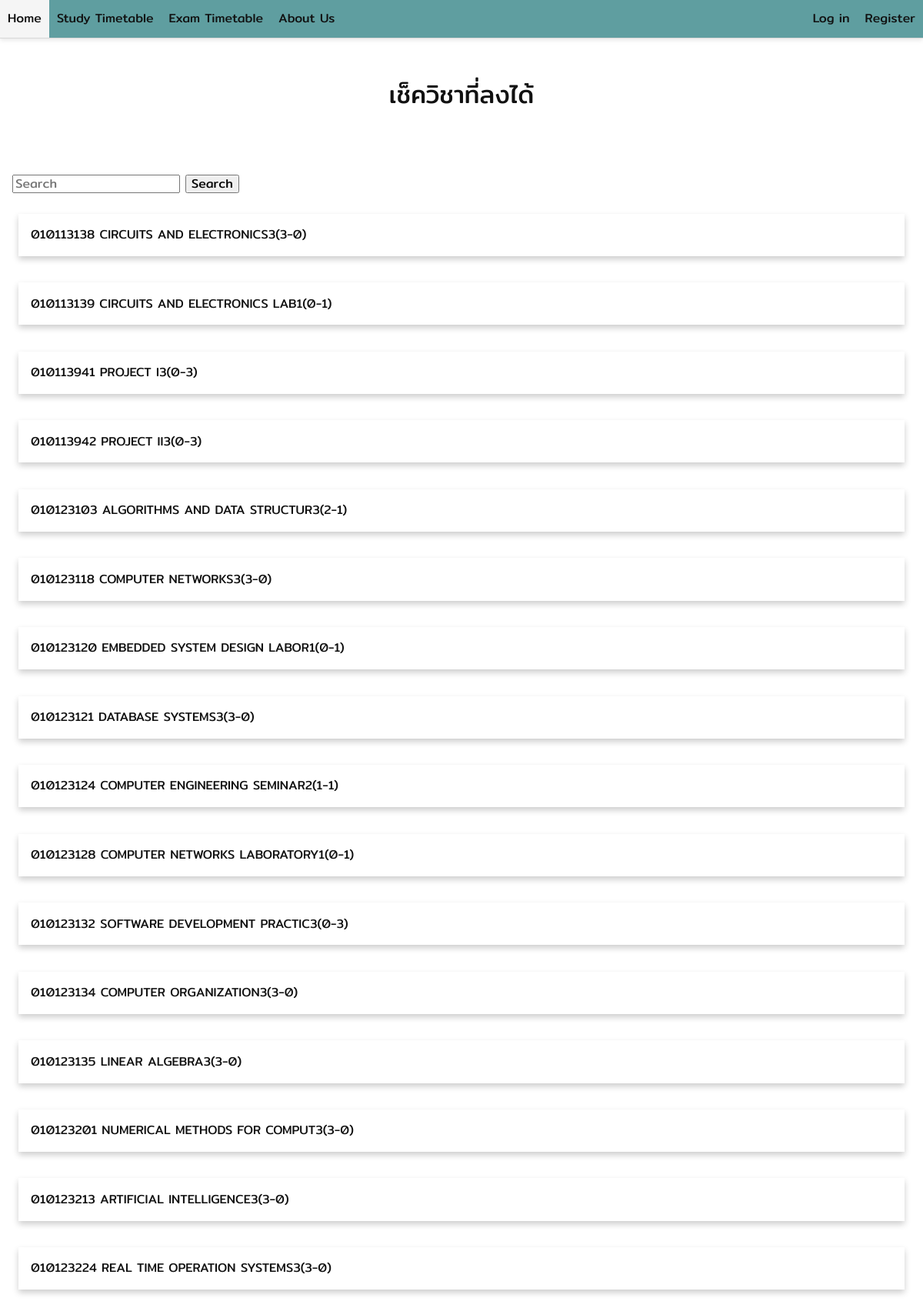
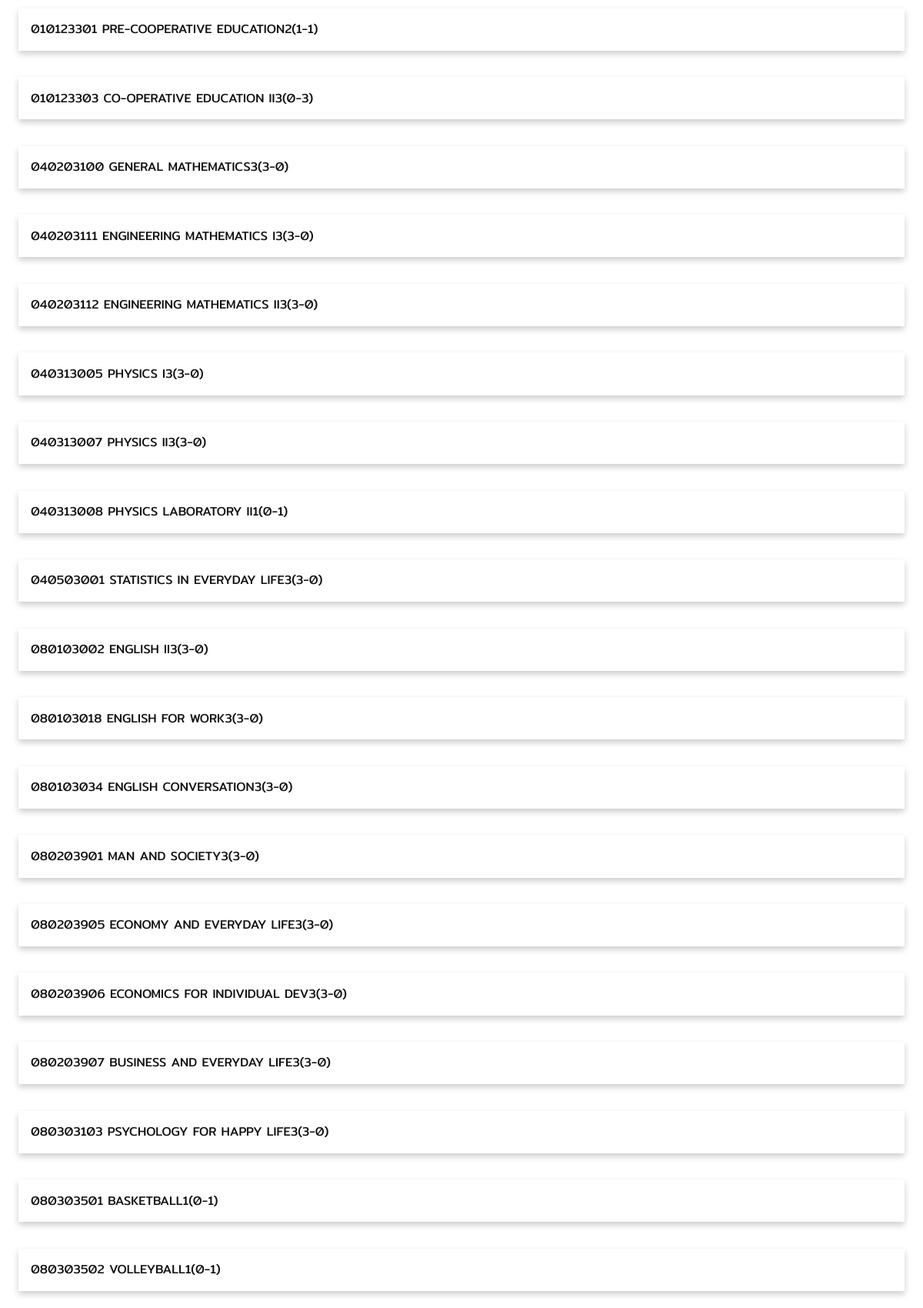
The page /help/checksubject (upper part) on the database its author committed (2 pictures, top to bottom).
### helpApp/models.py (models this page shows, shortened)
class Subject(models.Model):
    subject_ID = models.CharField(max_length=200)
    name = models.CharField(max_length=200)
    mid_term = models.CharField(max_length=200, null=True,blank=True)
    final = models.CharField(max_length=200, null=True,blank=True)
    mid_term_date = models.CharField(max_length=200, null=True,blank=True)
    mid_term_start_time = models.CharField(max_length=200, null=True,blank=True)
    mid_term_end_time = models.CharField(max_length=200, null=True,blank=True)
    final_term_date = models.CharField(max_length=200, null=True,blank=True)
    final_term_start_time = models.CharField(max_length=200, null=True,blank=True)
    final_term_end_time = models.CharField(max_length=200, null=True,blank=True)

### helpApp/views.py (the view)
# urls.py: path('checksubject', views.checkSubject, name='check'),
def checkSubject(request):
    if 'search-subject' in request.GET:
        q = request.GET.get('search-subject')
        multi_q = Q(Q(subject_ID__icontains=q) | Q(name__icontains=q))
        subject = Subject.objects.filter(multi_q)
    else:
        subject = Subject.objects.all()
    context = {'subject':subject}
    return render(request, 'helpApp/checksubject.html', context)

### helpApp/templates/helpApp/checksubject.html (shortened to what this page needs)
{% extends 'generalApp/components/base.html' %}
{% block content %}
<div class="header-section">
    <h1>เช็ควิชาที่ลงได้</h1>
</div>
<div class="content-section">
    <div class="content-container">
        <form method="get">
        <input type="search" name='search-subject' placeholder="Search">
        <button type="submit">Search</button>
        </form>
        <br>
        {% for subject in subject %}
        <div class="cardd">
            <div class="container-about">
                <br>
                <a class="button-link" href="{% url 'verify' subject.id %}">{{ subject.subject_ID}} {{ subject.name }}</a>
                <br>
                <br>
            </div>
        </div>
        <br>
        {% endfor %}
    </div>
</div>
{% endblock %}

### generalApp/static/generalApp/main.css (style rules this page uses)
html { color: #333333; font-family: 'Mitr', 'sans-serif'; font-weight: 300; }
h1, h2, h3, h4, h5, h6 { color: #111111; font-weight: 400; line-height: 1.4; margin-top: 0px; margin-bottom: 16px; }
a { color: #111111; }
.content-section { padding: 16px; }
.content-container { max-width: 1200px; margin-left: auto; margin-right: auto; }
.button-link { text-decoration: none; font-weight: 400; }
.cardd { box-shadow: 0 4px 8px 0 rgba(0, 0, 0, 0.2); margin: 8px; }
.container-about { padding: 0 16px; }
.container-about::after, .row-about::after { content: ""; clear: both; display: table; }
.header-section { padding: 50px; text-align: center; }

### rows shown on the page
Subject: subject_ID "010113138", name "CIRCUITS AND ELECTRONICS3(3-0)"
Subject: subject_ID "010113139", name "CIRCUITS AND ELECTRONICS LAB1(0-1)"
Subject: subject_ID "010113941", name "PROJECT I3(0-3)"
Subject: subject_ID "010113942", name "PROJECT II3(0-3)"
Subject: subject_ID "010123103", name "ALGORITHMS AND DATA STRUCTUR3(2-1)"
Subject: subject_ID "010123118", name "COMPUTER NETWORKS3(3-0)"
Subject: subject_ID "010123120", name "EMBEDDED SYSTEM DESIGN LABOR1(0-1)"
Subject: subject_ID "010123121", name "DATABASE SYSTEMS3(3-0)"
Subject: subject_ID "010123124", name "COMPUTER ENGINEERING SEMINAR2(1-1)"
Subject: subject_ID "010123128", name "COMPUTER NETWORKS LABORATORY1(0-1)"
Subject: subject_ID "010123132", name "SOFTWARE DEVELOPMENT PRACTIC3(0-3)"
Subject: subject_ID "010123134", name "COMPUTER ORGANIZATION3(3-0)"
Subject: subject_ID "010123135", name "LINEAR ALGEBRA3(3-0)"
Subject: subject_ID "010123201", name "NUMERICAL METHODS FOR COMPUT3(3-0)"
Subject: subject_ID "010123213", name "ARTIFICIAL INTELLIGENCE3(3-0)"
Subject: subject_ID "010123224", name "REAL TIME OPERATION SYSTEMS3(3-0)"
Subject: subject_ID "010123301", name "PRE-COOPERATIVE EDUCATION2(1-1)"
Subject: subject_ID "010123303", name "CO-OPERATIVE EDUCATION II3(0-3)"
Subject: subject_ID "040203100", name "GENERAL MATHEMATICS3(3-0)"
Subject: subject_ID "040203111", name "ENGINEERING MATHEMATICS I3(3-0)"
Subject: subject_ID "040203112", name "ENGINEERING MATHEMATICS II3(3-0)"
Subject: subject_ID "040313005", name "PHYSICS I3(3-0)"
Subject: subject_ID "040313007", name "PHYSICS II3(3-0)"
Subject: subject_ID "040313008", name "PHYSICS LABORATORY II1(0-1)"
Subject: subject_ID "040503001", name "STATISTICS IN EVERYDAY LIFE3(3-0)"
Subject: subject_ID "080103002", name "ENGLISH II3(3-0)"
Subject: subject_ID "080103018", name "ENGLISH FOR WORK3(3-0)"
Subject: subject_ID "080103034", name "ENGLISH CONVERSATION3(3-0)"
Subject: subject_ID "080203901", name "MAN AND SOCIETY3(3-0)"
Subject: subject_ID "080203905", name "ECONOMY AND EVERYDAY LIFE3(3-0)"
Subject: subject_ID "080203906", name "ECONOMICS FOR INDIVIDUAL DEV3(3-0)"
Subject: subject_ID "080203907", name "BUSINESS AND EVERYDAY LIFE3(3-0)"
Subject: subject_ID "080303103", name "PSYCHOLOGY FOR HAPPY LIFE3(3-0)"
Subject: subject_ID "080303501", name "BASKETBALL1(0-1)"
Subject: subject_ID "080303502", name "VOLLEYBALL1(0-1)"
